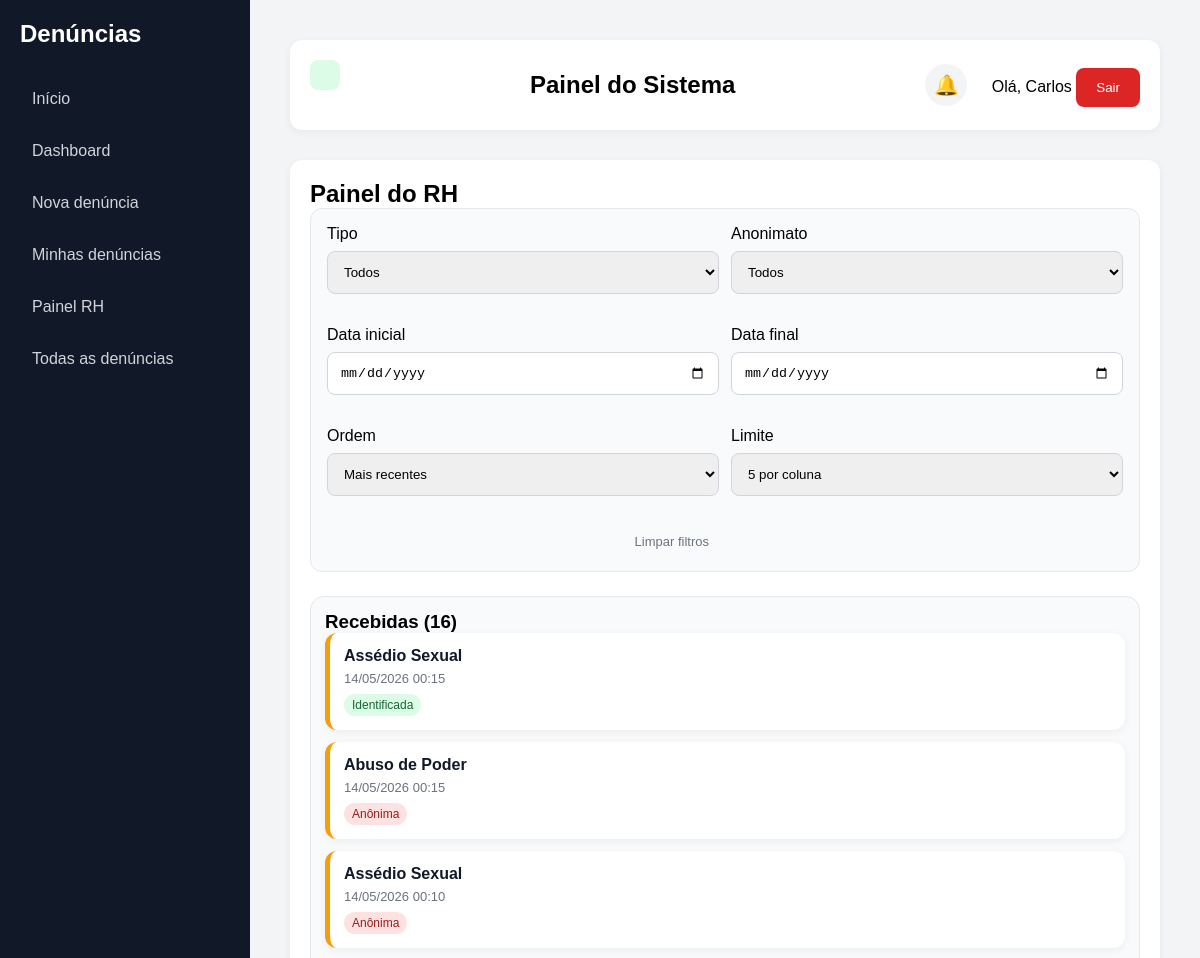
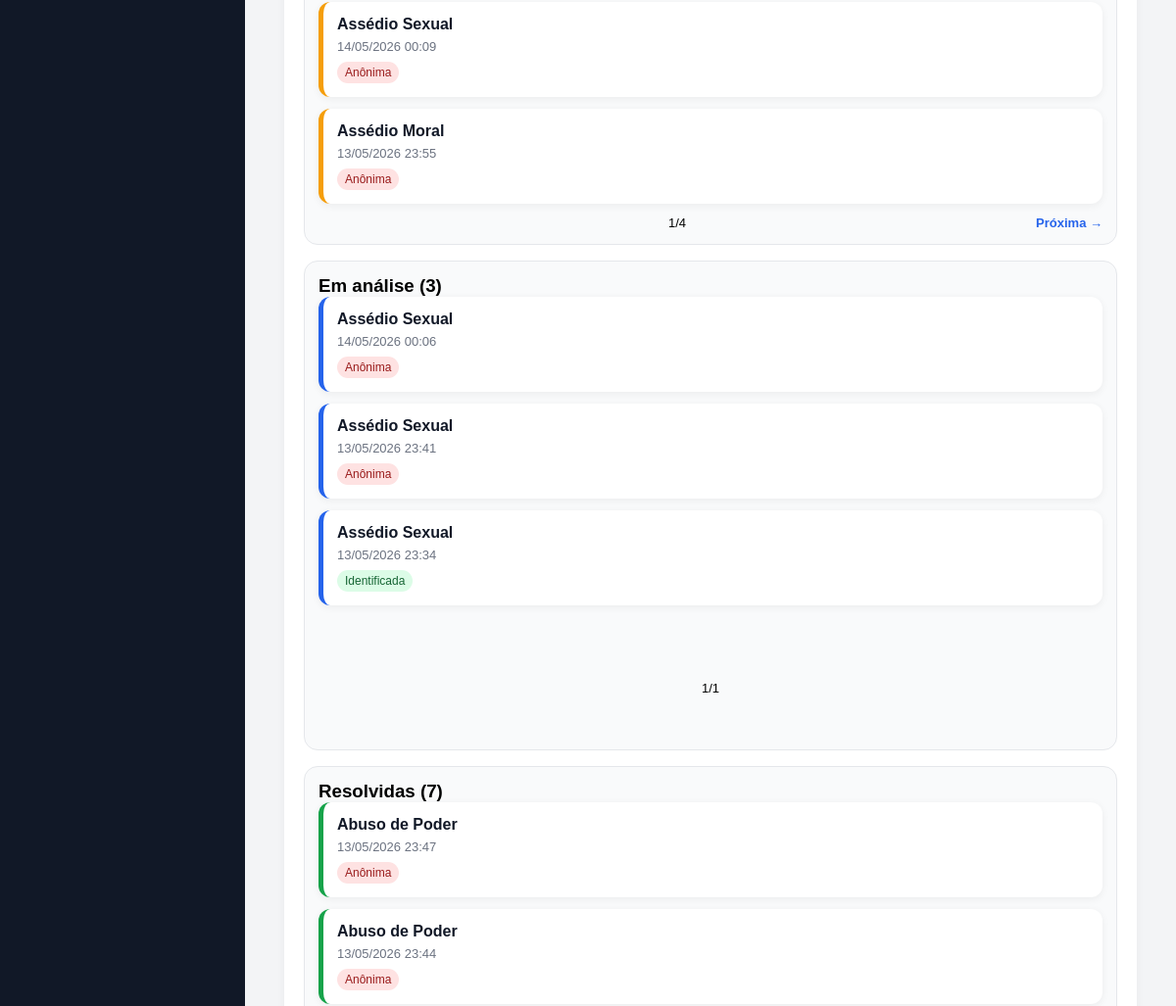
Page /painel-rh/ (signed in, upper part) on the earlier database version (2 pictures, top to bottom).
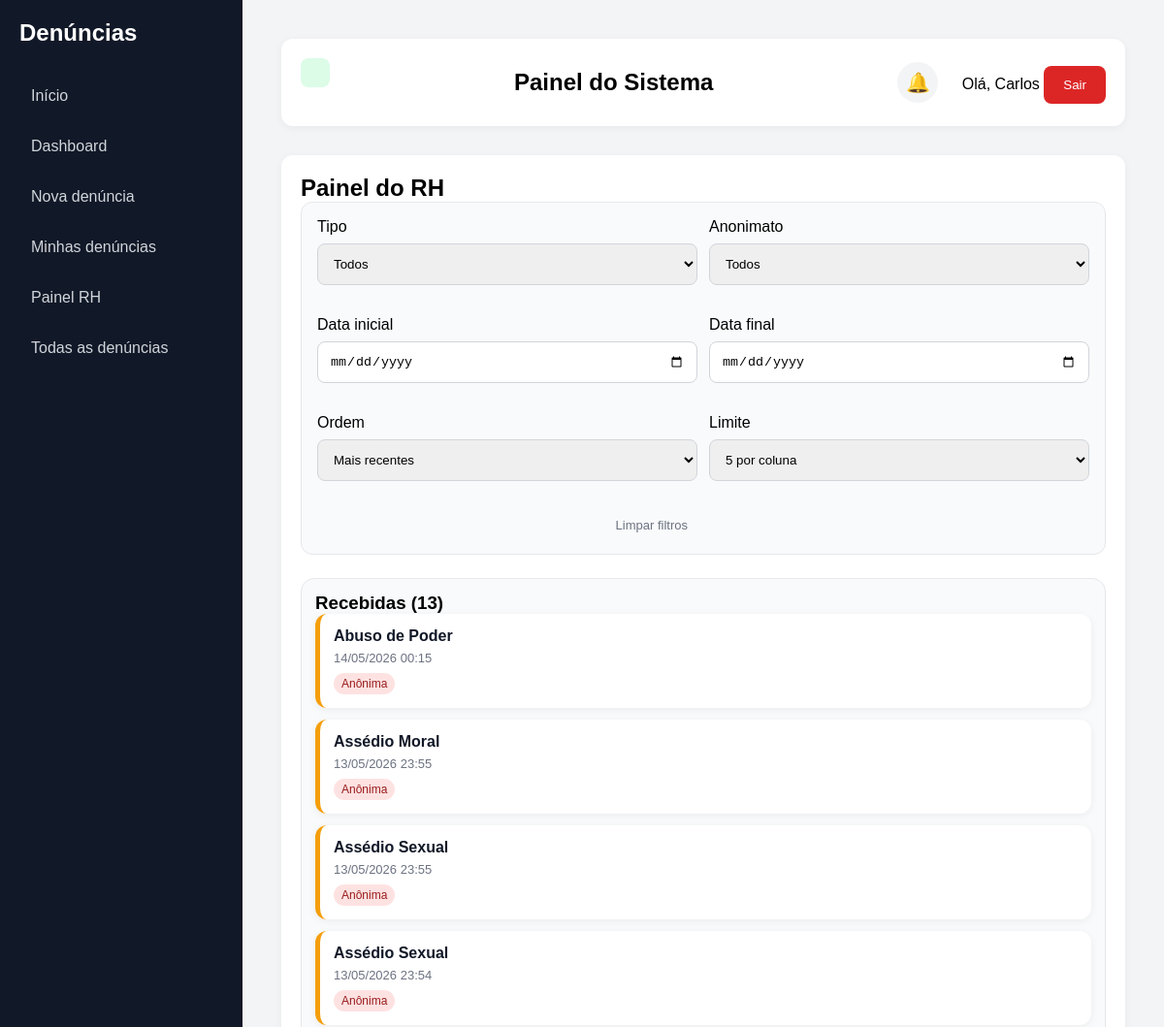
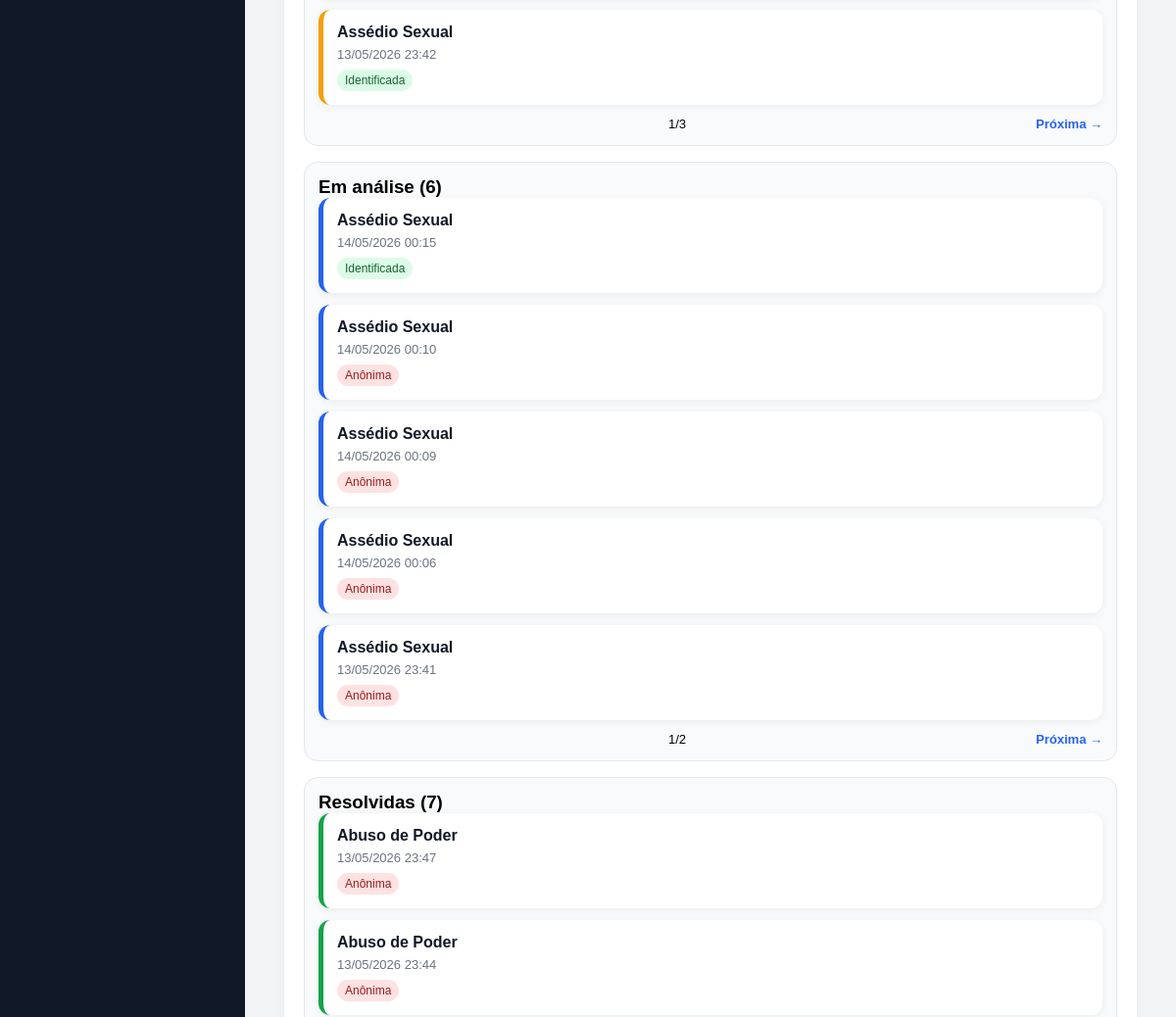
Same page on the later database version (2 pictures, top to bottom).
### denuncias/models.py (models this page shows, shortened)
class Denuncia(models.Model):
    TIPOS = [
        ("moral", "Assédio Moral"),
        ("sexual", "Assédio Sexual"),
        ("abuso", "Abuso de Poder"),
    ]
    STATUS = [
        ("recebida", "Recebida"),
        ("analise", "Em análise"),
        ("resolvida", "Resolvida"),
    ]
    usuario = models.ForeignKey(User, on_delete=models.SET_NULL, null=True, blank=True)
    descricao = models.TextField()
    tipo = models.CharField(max_length=20, choices=TIPOS)
    anonima = models.BooleanField(default=False)
    status = models.CharField(max_length=20, choices=STATUS, default="recebida")
    data_criacao = models.DateTimeField(auto_now_add=True)
    resposta_rh = models.TextField(blank=True, null=True)
    setor = models.ForeignKey(Setor, on_delete=models.SET_NULL, null=True, blank=True)
    exibir_setor = models.BooleanField(default=True)
    link_anexo = models.URLField(blank=True, null=True)

### denuncias/views.py (the view, shortened to what this page needs)
# urls.py: path('painel-rh/', painel_rh, name='painel_rh'),
@login_required
def painel_rh(request, denuncia_id=None):
    eh_rh = request.user.groups.filter(name="RH").exists()
    eh_admin = request.user.groups.filter(name="Administrador").exists()
    eh_superuser = request.user.is_superuser
    if not (eh_rh or eh_admin or eh_superuser):
        return redirect("home")
    tipo = request.GET.get("tipo")
    anonima = request.GET.get("anonima")
    data_inicio = request.GET.get("data_inicio")
    data_fim = request.GET.get("data_fim")
    ordem = request.GET.get("ordem", "recentes")
    limite = request.GET.get("limite", 5)
    try:
        limite = int(limite)
    except ValueError:
        limite = 5
    denuncias_base = Denuncia.objects.all()
    if tipo:
        denuncias_base = denuncias_base.filter(tipo=tipo)
    if anonima == "sim":
        denuncias_base = denuncias_base.filter(anonima=True)
    if anonima == "nao":
        denuncias_base = denuncias_base.filter(anonima=False)
    if data_inicio:
        denuncias_base = denuncias_base.filter(data_criacao__date__gte=data_inicio)
    if data_fim:
        denuncias_base = denuncias_base.filter(data_criacao__date__lte=data_fim)
    if ordem == "antigas":
        denuncias_base = denuncias_base.order_by("data_criacao")
    else:
        denuncias_base = denuncias_base.order_by("-data_criacao")
    recebidas_lista = denuncias_base.filter(status="recebida")
    analise_lista = denuncias_base.filter(status="analise")
    resolvidas_lista = denuncias_base.filter(status="resolvida")
    denuncias_recebidas = Paginator(recebidas_lista, limite).get_page(
        request.GET.get("page_recebidas")
    )
    denuncias_analise = Paginator(analise_lista, limite).get_page(
        request.GET.get("page_analise")
    )
    denuncias_resolvidas = Paginator(resolvidas_lista, limite).get_page(
        request.GET.get("page_resolvidas")
    )
    denuncia_selecionada = None
    form = None
    return render(
        request,
        "denuncias/painel_rh.html",
        {
            "denuncias_recebidas": denuncias_recebidas,
            "denuncias_analise": denuncias_analise,
            "denuncias_resolvidas": denuncias_resolvidas,
            "denuncia_selecionada": denuncia_selecionada,
            "form": form,
            "tipo_filtro": tipo,
            "anonima_filtro": anonima,
            "data_inicio": data_inicio,
            "data_fim": data_fim,
            "ordem": ordem,
            "limite": limite,
        },
    )

### denuncias/context_processors.py (called while the page is built, shortened)
def grupos_usuario(request):
    notificacoes = Notificacao.objects.filter(
        usuario=request.user
    ).order_by('-data_criacao')[:5]
    total_nao_lidas = Notificacao.objects.filter(
        usuario=request.user,
        lida=False
    ).count()
    return {
        'ui_rh': request.user.groups.filter(name='RH').exists(),
        'ui_admin': request.user.groups.filter(name='Administrador').exists() or request.user.is_superuser,
        'notificacoes': notificacoes,
        'total_nao_lidas': total_nao_lidas,
    }

### denuncias/templates/denuncias/painel_rh.html (shortened to what the changed rows need)
{% extends 'base.html' %}
{% block content %}
<h2>Painel do RH</h2>
<div class="kanban-layout">
    <div class="kanban-board">
        <div class="kanban-column"
     data-status="recebida">
            <h3>Recebidas ({{ denuncias_recebidas.paginator.count }})</h3>
            <div class="kanban-cards">
            {% for d in denuncias_recebidas %}
            <a href="/painel-rh/{{ d.id }}/"
   draggable="true"
   data-id="{{ d.id }}" class="kanban-card card-recebida">
                <strong>{{ d.get_tipo_display }}</strong>
                <div class="kanban-meta">{{ d.data_criacao|date:"d/m/Y H:i" }}</div>
                {% if d.anonima %}
                <span class="badge badge-anonima">Anônima</span>
                {% else %}
                <span class="badge badge-identificada">Identificada</span>
                {% endif %}
            </a>
            {% empty %}
            <p class="empty-column">Nenhuma denúncia recebida.</p>
            {% endfor %}
            </div>
            <div class="paginacao">
                <span>{{ denuncias_recebidas.number }}/{{ denuncias_recebidas.paginator.num_pages }}</span>
                {% if denuncias_recebidas.has_next %}
                <a
                    href="?page_recebidas={{ denuncias_recebidas.next_page_number }}&tipo={{ tipo_filtro|default:'' }}&anonima={{ anonima_filtro|default:'' }}&data_inicio={{ data_inicio|default:'' }}&data_fim={{ data_fim|default:'' }}&ordem={{ ordem }}&limite={{ limite }}">Próxima
                    →</a>
                {% else %}
                <span></span>
                {% endif %}
            </div>
        </div>
        <div class="kanban-column"
     data-status="analise">
            <h3>Em análise ({{ denuncias_analise.paginator.count }})</h3>
            <div class="kanban-cards">
            {% for d in denuncias_analise %}
           <a href="/painel-rh/{{ d.id }}/"
   draggable="true"
   data-id="{{ d.id }}" class="kanban-card card-analise">
                <strong>{{ d.get_tipo_display }}</strong>
                <div class="kanban-meta">{{ d.data_criacao|date:"d/m/Y H:i" }}</div>
                {% if d.anonima %}
                <span class="badge badge-anonima">Anônima</span>
                {% else %}
                <span class="badge badge-identificada">Identificada</span>
                {% endif %}
            </a>
            {% empty %}
            <p class="empty-column">Nenhuma denúncia em análise.</p>
            {% endfor %}
           </div>
            <div class="paginacao">
                <span>{{ denuncias_analise.number }}/{{ denuncias_analise.paginator.num_pages }}</span>
                {% if denuncias_analise.has_next %}
                <a
                    href="?page_analise={{ denuncias_analise.next_page_number }}&tipo={{ tipo_filtro|default:'' }}&anonima={{ anonima_filtro|default:'' }}&data_inicio={{ data_inicio|default:'' }}&data_fim={{ data_fim|default:'' }}&ordem={{ ordem }}&limite={{ limite }}">Próxima
                    →</a>
                {% else %}
                <span></span>
                {% endif %}
            </div>
        </div>
        <div class="kanban-column"
     data-status="resolvida">
            <div class="kanban-cards">
            {% for d in denuncias_resolvidas %}
           <a href="/painel-rh/{{ d.id }}/"
   draggable="true"
   data-id="{{ d.id }}" class="kanban-card card-resolvida">
                <strong>{{ d.get_tipo_display }}</strong>
                <div class="kanban-meta">{{ d.data_criacao|date:"d/m/Y H:i" }}</div>
                {% if d.anonima %}
                <span class="badge badge-anonima">Anônima</span>
                {% else %}
                <span class="badge badge-identificada">Identificada</span>
                {% endif %}
            </a>
            {% empty %}
            <p class="empty-column">Nenhuma denúncia resolvida.</p>
            {% endfor %}
        </div>
        </div>
    </div>
</div>
{% endblock %}

Differences in the rows shown:
no longer on this page (row unchanged): Denuncia: tipo "Assédio Sexual", data_criacao "13/05/2026 23:34", anonima "Identificada", shown under "Em análise (3)"
now on this page (row unchanged): Denuncia: tipo "Assédio Sexual", data_criacao "13/05/2026 23:55", anonima "Anônima", shown under "Recebidas (13)"
now on this page (row unchanged): Denuncia: tipo "Assédio Sexual", data_criacao "13/05/2026 23:54", anonima "Anônima", shown under "Recebidas (13)"
now on this page (row unchanged): Denuncia: tipo "Assédio Sexual", data_criacao "13/05/2026 23:42", anonima "Identificada", shown under "Recebidas (13)"
changed Denuncia (number 6 of 12 on the later page): moves from the list under "Recebidas (16)" to the list under "Em análise (6)"
changed Denuncia (number 7 of 12 on the later page): moves from the list under "Recebidas (16)" to the list under "Em análise (6)"
changed Denuncia (number 8 of 12 on the later page): moves from the list under "Recebidas (16)" to the list under "Em análise (6)"
Other differences:
{{ denuncias_recebidas.paginator.count }}: "16" → "13"
{{ denuncias_recebidas.paginator.num_pages }}: "4" → "3"
{{ denuncias_analise.paginator.count }}: "3" → "6"
{{ denuncias_analise.paginator.num_pages }}: "1" → "2"
text now shown: "Próxima →"
